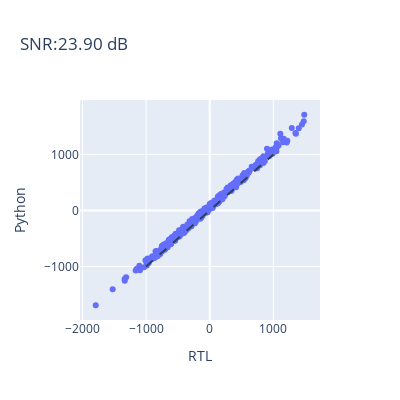

Notebook code for this chart:
### Code cell
w,x,wxb = generate_qracc_inputs(
    wDimX = 32, #nColumns
    wDimY = 128, #nRows
    xBatches = 10,
    xTrits = 7,
    outBits = 4,
    seed = 0,
    weight_mode = 'binary',
    col_symmetric=False,
    clip_output = False
)

rtl = np.loadtxt('../tb/seq_acc/inputs/mac_out_rtl_binary.txt')
ref = wxb.T[::-1].T

snr = np.var(ref) / np.var(ref - rtl)
snr = 10 * np.log10(snr)

fig = px.scatter(x=rtl.flatten(), y=ref.flatten(), title=f'SNR:{snr:.2f} dB', labels={'x':'RTL', 'y':'Python'},
    width=400,height=400
)
# Add diagonal line
limit = 1000
fig.add_shape(
    type="line", line=dict(dash="dash"),
    x0=-limit, y0=-limit, x1=limit, y1=limit
)

### Figure 1 — Plotly figure (JSON) as saved in the notebook; plotly's stock layout.template omitted (floating-point values rounded to 4 significant figures; data arrays with more than 128 entries replaced by an {"elided": "..."} marker saying what was removed)
{"data": [{"hovertemplate": "RTL=%{x}<br>Python=%{y}<extra></extra>", "legendgroup": "", "marker": {"color": "#636efa", "symbol": "circle"}, "mode": "markers", "name": "", "orientation": "v", "showlegend": false, "type": "scatter", "x": {"elided": "320 int values"}, "xaxis": "x", "y": {"elided": "320 int values"}, "yaxis": "y"}], "layout": {"height": 400, "legend": {"tracegroupgap": 0}, "shapes": [{"line": {"dash": "dash"}, "type": "line", "x0": -1000, "x1": 1000, "y0": -1000, "y1": 1000}], "title": {"text": "SNR:23.90 dB"}, "width": 400, "xaxis": {"anchor": "y", "domain": [0, 1], "title": {"text": "RTL"}}, "yaxis": {"anchor": "x", "domain": [0, 1], "title": {"text": "Python"}}}}
